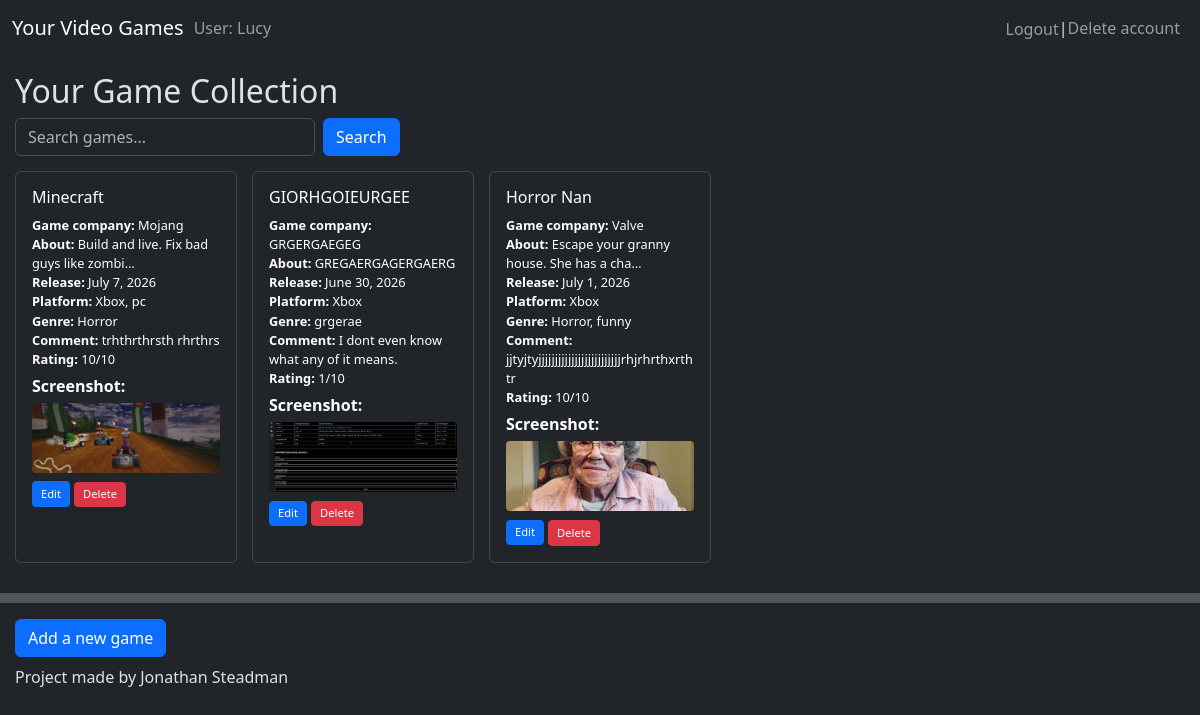
The page /information/ (signed in) on the database its author committed.
### myapp/models.py (models this page shows, shortened)
class Game(models.Model):
    user = models.ForeignKey(User, on_delete=models.CASCADE,related_name='Games')
    name = models.CharField(max_length=200)
    game_company = models.CharField(max_length=200)
    about = models.TextField()
    realise_date = models.DateField()
    platform = models.CharField(max_length=100)
    genre = models.CharField(max_length=100)
    rating = models.IntegerField(default=0)  # 1-10
    comment = models.TextField()
    screenshot = models.ImageField(upload_to=game_screenshot_path)
    order = models.IntegerField(default=0)
    class Meta:
        ordering = ['order']  # This will order games by this field

### myapp/views.py (the view)
# urls.py: path('information/', views.information, name='information'),
@login_required
def information(request):  # Changed from dashboard to information
    user_games = Game.objects.filter(user=request.user).order_by('order')
    search_query = request.GET.get('search', '')  # Get the search term from URL
    if search_query:
        user_games = user_games.filter(
            Q(name__icontains=search_query)        )
    return render(request, 'information.html', {
        'user_games': user_games,
        'search_query': search_query,  # Pass search term back to template
    })

### myapp/templates/information.html (shortened to what this page needs)
{% load django_bootstrap5 %}
{% load static %}
<!DOCTYPE html>
<html data-bs-theme="dark">
<head>
    {% bootstrap_css %}
</head>
<body>
<nav class="navbar navbar-expand-lg navbar-dark bg-dark">
    <div class="container-fluid">
        <div style="display: flex; align-items: center;">
            <a class="navbar-brand" href="#" style="margin-right: 10px;">Your Video Games</a>
            <span style="color: rgba(255,255,255,.55);">
                User: {{ user.username }}
            </span>
        </div>
        <div class="collapse navbar-collapse" id="navbarNav">
            <ul class="navbar-nav ms-auto">
                <li class="nav-item">
                    <form method="post" action="{% url 'logout' %}" style="display: inline;">
                        <button type="submit" class="btn btn-link" style="border: none; background: none; color: rgba(255,255,255,.55); text-decoration: none; padding: 0; cursor: pointer; font-size: 1rem; white-space: nowrap;">
                            Logout
                        </button>
                    </form>
                </li>
            </ul>
            <li style="list-style-type: none;" class="nav-item" style="color: rgba(255,255,255,.3); padding: 0 5px;">|</li>
            <li style="list-style-type: none;" class="nav-item me-2">
                <a  href="{% url 'delete_account' %}" style="border: none; background: none; color: rgba(255,255,255,.55); text-decoration: none; padding: 0; cursor: pointer; font-size: 1rem; white-space: nowrap;">
                    Delete account
                </a>
            </li>
        </div>
    </div>
</nav>
<h2 class="mt-3" style="padding: 0 15px;">Your Game Collection</h2>
<div class="d-flex align-items-center" style="padding: 0 15px; margin-bottom: 15px;">
    <form method="get" action="{% url 'information' %}" class="d-flex">
        <input
            type="text"
            name="search"
            class="form-control me-2"
            placeholder="Search games..."
            value="{{ search_query }}"
            aria-label="Search games"
            style="width: 300px;"
        >
        <button class="btn btn-primary" type="submit">Search</button>
    </form>
</div>
{% if user_games %}
    <div class="mt-2" id="game-grid" style="display: grid; grid-template-columns: repeat(auto-fill, minmax(200px, 1fr)); gap: 15px; padding: 0 15px;">
        {% for game in user_games %}
            <div class="card bg-dark text-white"
                 draggable="true"
                 data-game-id="{{ game.id }}"
                 ondragstart="dragStart(event)"
                 ondragover="dragOver(event)"
                 ondrop="drop(event)"
                 ondragend="dragEnd(event)"
                 style="cursor: grab; user-select: none;">
                <div class="card-body p-3">
                    <h5 class="card-title" style="font-size: 1rem; white-space: nowrap; overflow: hidden; text-overflow: ellipsis;">{{ game.name }}</h5>
                    <p class="card-text" style="font-size: 0.8rem; margin-bottom: 0.3rem;">
                        <strong>Game company: </strong>{{game.game_company}}</br>
                        <strong>About:</strong> {{ game.about|truncatechars:40 }}<br>
                        <strong>Release:</strong> {{ game.realise_date }}<br>
                        <strong>Platform:</strong> {{ game.platform }}<br>
                        <strong>Genre:</strong> {{ game.genre }}<br>
                        <strong>Comment: </strong>{{game.comment}}<br>
                        <strong>Rating:</strong> {{ game.rating }}/10
                    </p>
                    <strong>Screenshot:</strong><img src="{{ game.screenshot.url }}" style="height: 70px; width: 100%; object-fit: cover; border-radius: 4px; margin-top: 5px;">
                    <div class="d-flex align-items-center mt-2">
                        <a href="{% url 'edit_game' game.id %}" class="btn btn-primary btn-sm me-1" style="font-size: 0.7rem; padding: 0.2rem 0.5rem;">Edit</a>
                        <form method="post" action="{% url 'delete_game' game.id %}" style="display: inline;" onsubmit="return confirm('Are you sure you want to delete {{ game.name }}?');">
                            <button type="submit" class="btn btn-danger btn-sm" style="font-size: 0.7rem; padding: 0.2rem 0.5rem;">Delete</button>
                        </form>
                    </div>
                </div>
            </div>
        {% endfor %}
    </div>
{% endif %}
<hr style="border-width: 10px; margin-top: 30px;">
<div style="padding: 0 15px;">
    <a href="{% url 'add_game' %}" class="btn btn-primary">Add a new game</a>
    <p class="mt-2">Project made by Jonathan Steadman</p>
</div>
</body>
</html>

### rows shown on the page
Game: name "Minecraft", game_company "Mojang", about "Build and live. Fix bad guys like zombi…", realise_date "July 7, 2026", platform "Xbox, pc", genre "Horror", comment "trhthrthrsth rhrthrs", rating "10", screenshot (picture)
Game: name "GIORHGOIEURGEE", game_company "GRGERGAEGEG", about "GREGAERGAGERGAERG", realise_date "June 30, 2026", platform "Xbox", genre "grgerae", comment "I dont even know what any of it means.", rating "1", screenshot (picture)
Game: name "Horror Nan", game_company "Valve", about "Escape your granny house. She has a cha…", realise_date "July 1, 2026", platform "Xbox", genre "Horror, funny", comment "jjtyjtyjjjjjjjjjjjjjjjjjjjjjjjjjrhjrhrthxrthtr", rating "10", screenshot (picture)

### other values the page prints
{{ user.username }} "Lucy"
